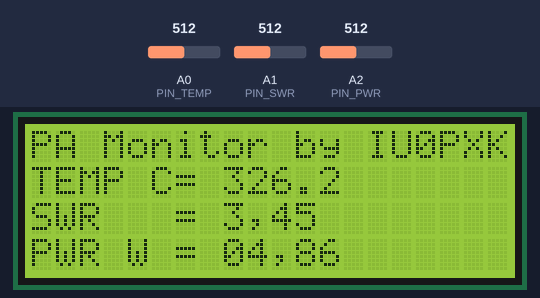
This program was run on a simulated Arduino Nano, built with avr-gcc and run on an emulated ATmega328P. Shown: 20×4 character LCD. The inputs (shaded band) are chosen by the test bench; at power-on: A0 (PIN_TEMP) = 512, A1 (PIN_SWR) = 512, A2 (PIN_PWR) = 512.

Above: at 1.2 s.
1.3 s: A0 (PIN_TEMP) set to 716
At 1.46 s:
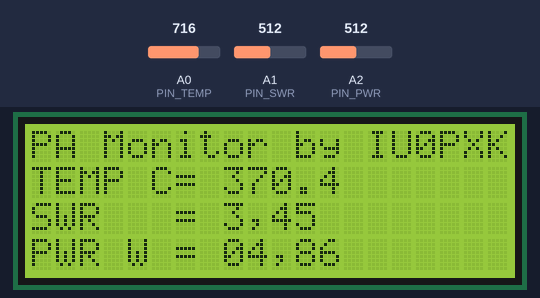
2.8 s: A1 (PIN_SWR) set to 716
At 4.28 s:
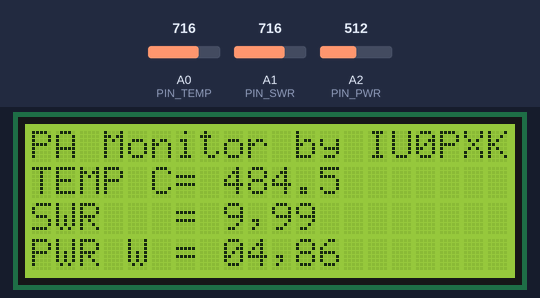
4.3 s: A2 (PIN_PWR) set to 716
At 5.16 s:
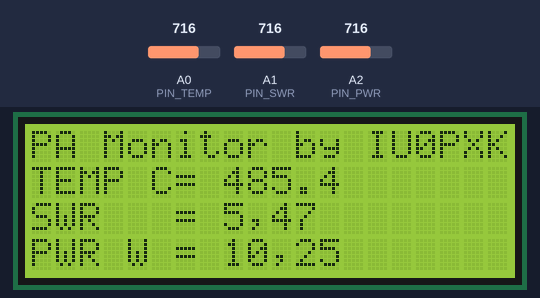
5.8 s: A0 (PIN_TEMP) set to 900
At 5.86 s:
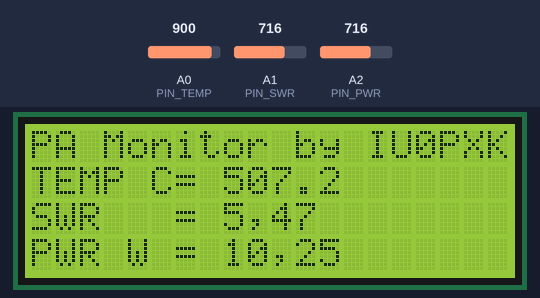
7.3 s: A1 (PIN_SWR) set to 900
At 8.78 s:
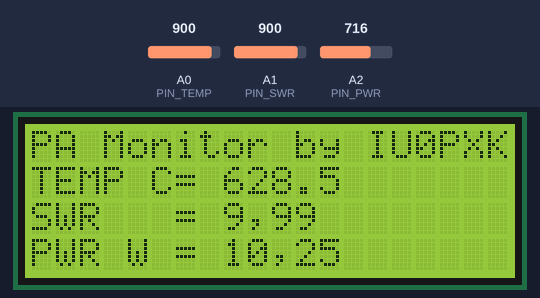
8.8 s: A2 (PIN_PWR) set to 900
At 10.9 s:
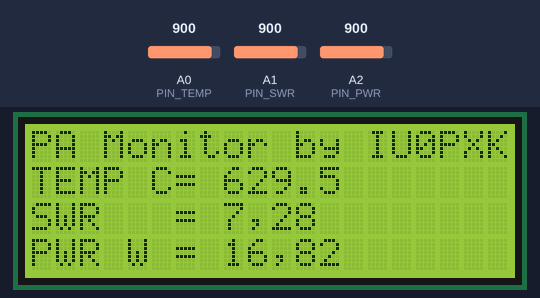

Measured:
- after the input at 1.3 s, the display: first changes at once (image 1 shows a later state)
- after the input at 5.8 s, the display: changes at once (image 4)

The program:

main.cpp
```cpp
/**
 * main.cpp
 * PA Monitor — PWR, SWR and temperature for Arduino Nano (ATmega328P)
 * New 20W PA by IU0PXK
 *
 * Improvements over the original version:
 *  - Symbolic constants for all magic numbers
 *  - ADC averaging on N samples to reduce noise
 *  - Non-blocking loop with millis() instead of delay()
 *  - LCD update only when values change (removes flicker)
 *  - Serial debug output controlled by #define DEBUG
 *  - Polynomial coefficients for PWR and SWR in dedicated structures
 *  - Well-separated, documented helper functions
 */

#include <Arduino.h>
#include <Wire.h>
#include <LiquidCrystal_I2C.h>
#include <math.h>
#include <stdio.h>

// ---------------------------------------------------------------------------
// Build-time options
// ---------------------------------------------------------------------------
// Uncomment to enable serial debug output
// #define DEBUG

// ---------------------------------------------------------------------------
// Hardware / ADC
// ---------------------------------------------------------------------------
static constexpr uint8_t  PIN_TEMP   = A0;
static constexpr uint8_t  PIN_SWR    = A1;
static constexpr uint8_t  PIN_PWR    = A2;

static constexpr uint16_t ADC_MAX    = 1023;
static constexpr float    VREF_MV    = 5000.0f;          // ADC reference voltage in mV
static constexpr float    ADC_MV_PER_STEP = VREF_MV / ADC_MAX;

static constexpr uint8_t  ADC_SAMPLES = 16;              // samples for averaging

// ---------------------------------------------------------------------------
// Temperature (LM35 or equivalent: Vout = 10 mV/°C, offset ~464 mV)
// ---------------------------------------------------------------------------
static constexpr float TEMP_OFFSET_MV   = 464.0f;        // mV at sensor 0 C
static constexpr float TEMP_MV_PER_DEG  = 6.25f;         // mV / °C
static constexpr float TEMP_FILTER_ALPHA = 0.15f;        // EMA: 0=frozen, 1=no filtering

// ---------------------------------------------------------------------------
// ADC offsets for FWD/REF channels (from calibration)
// ---------------------------------------------------------------------------
static constexpr float PWR_ADC_OFFSET_MV = 298.0f;       // FWD channel offset in mV
static constexpr float SWR_ADC_OFFSET_MV = 1288.0f;      // REF channel offset in mV

// ---------------------------------------------------------------------------
// Noise thresholds
// ---------------------------------------------------------------------------
static constexpr uint16_t RAW_PWR_NOISE_FLOOR = 8;       // raw ADC below which PWR = 0
static constexpr uint16_t RAW_SWR_NOISE_FLOOR = 4;       // raw ADC below which REF = 0
static constexpr float    PWR_MIN_WATTS        = 0.001f; // W below which value is considered zero
static constexpr float    EPS                  = 1e-6f;

// ---------------------------------------------------------------------------
// Display limits
// ---------------------------------------------------------------------------
static constexpr float PWR_MAX_DISPLAY = 99.995f;        // max W shown (format XX,XX)
static constexpr float SWR_MAX_DISPLAY = 9.995f;         // max SWR shown (format X,XX)

// ---------------------------------------------------------------------------
// Non-blocking loop timing
// ---------------------------------------------------------------------------
static constexpr uint32_t LOOP_INTERVAL_MS = 100;        // ms between updates

// ---------------------------------------------------------------------------
// Calibration polynomials
//   Form: y = c[0] + c[1]*x + c[2]*x^2 + ...
//   x = adjusted voltage in Volts
//
//   REPLACE with coefficients from calibration_fit.py
// ---------------------------------------------------------------------------
static constexpr float PWR_COEFFS[] = { 0.0f, 0.0f, 1.0f }; // quadratic placeholder
static constexpr int   PWR_DEG      = (sizeof(PWR_COEFFS) / sizeof(PWR_COEFFS[0])) - 1;

// For SWR, the physical method (gamma), but if regression is preferred
// uncomment the following block and comment out gamma calculation in loop.
// static constexpr float SWR_COEFFS[] = { 1.0f, 0.0f, 0.0f };
// static constexpr int   SWR_DEG      = (sizeof(SWR_COEFFS) / sizeof(SWR_COEFFS[0])) - 1;

// ---------------------------------------------------------------------------
// 20x4 I2C LCD object
// ---------------------------------------------------------------------------
static LiquidCrystal_I2C MyLCD(0x27, 20, 4);

// ---------------------------------------------------------------------------
// Persistent state
// ---------------------------------------------------------------------------
static float    temp_filtered_c        = 0.0f;
static bool     temp_filter_initialized = false;

// Cache previous values to update the LCD only when they change
static char     prev_temp_str[8]  = "";
static char     prev_swr_str[8]   = "";
static char     prev_pwr_str[8]   = "";

static uint32_t last_update_ms = 0;

// ---------------------------------------------------------------------------
// Helpers
// ---------------------------------------------------------------------------

/**
 * Run ADC averaging on @samples readings from pin @pin.
 * Returns the mean value (floating point).
 */
static float adcAverage(uint8_t pin, uint8_t samples) {
    uint32_t sum = 0;
    for (uint8_t i = 0; i < samples; ++i) {
        sum += analogRead(pin);
    }
    return static_cast<float>(sum) / samples;
}

/**
 * Evaluate the polynomial c[0] + c[1]*x + ... + c[deg]*x^deg
 * using Horner's method (efficient on MCU).
 */
static float evalPoly(float x, const float *c, int deg) {
    float y = c[deg];
    for (int i = deg - 1; i >= 0; --i) {
        y = y * x + c[i];
    }
    return y;
}

/**
 * Write @text on LCD row @row only if different from previous value.
 * @prev_buf must be a buffer of at least strlen(@text)+1 bytes.
 */
static void lcdUpdateLine(uint8_t row, const char *label, const char *value_str, char *prev_buf) {
    if (strcmp(value_str, prev_buf) == 0) return;    // no change, skip
    strncpy(prev_buf, value_str, 7);
    prev_buf[7] = '\0';

    MyLCD.setCursor(0, row);
    // Print label + value + padding to clear any leftover characters
    char line[21];
    snprintf(line, sizeof(line), "%-8s%-12s", label, value_str);
    MyLCD.print(line);
}

// ---------------------------------------------------------------------------
// setup / loop
// ---------------------------------------------------------------------------

void setup() {
    MyLCD.init();
    MyLCD.backlight();
    MyLCD.setCursor(0, 0);
    MyLCD.print("PA Monitor by IU0PXK");

#ifdef DEBUG
    Serial.begin(115200);
    Serial.println(F("PA Monitor DEBUG start"));
#endif
}

void loop() {
    // Non-blocking loop: run only when LOOP_INTERVAL_MS has elapsed
    uint32_t now = millis();
    if (now - last_update_ms < LOOP_INTERVAL_MS) return;
    last_update_ms = now;

    // -----------------------------------------------------------------------
    // 1. ADC read with averaging
    // -----------------------------------------------------------------------
    float raw_temp = adcAverage(PIN_TEMP, ADC_SAMPLES);
    float raw_swr  = adcAverage(PIN_SWR,  ADC_SAMPLES);
    float raw_pwr  = adcAverage(PIN_PWR,  ADC_SAMPLES);

    // -----------------------------------------------------------------------
    // 2. Temperature
    // -----------------------------------------------------------------------
    float temp_mV = raw_temp * ADC_MV_PER_STEP;
    float temp_c  = (temp_mV - TEMP_OFFSET_MV) / TEMP_MV_PER_DEG;

    if (!temp_filter_initialized) {
        temp_filtered_c = temp_c;
        temp_filter_initialized = true;
    } else {
        temp_filtered_c += TEMP_FILTER_ALPHA * (temp_c - temp_filtered_c);
    }

    // -----------------------------------------------------------------------
    // 3. Power (PWR) — polynomial regression
    // -----------------------------------------------------------------------
    float pwr_mV  = raw_pwr * ADC_MV_PER_STEP;
    float pwr_adj = pwr_mV - PWR_ADC_OFFSET_MV;
    float x_pwr   = pwr_adj / 1000.0f;              // scale to Volts for the polynomial

    float pwr_watts = evalPoly(x_pwr, PWR_COEFFS, PWR_DEG);

    // Fallback: if polynomial gives non-physical value, use empirical quadratic formula
    if (!isfinite(pwr_watts) || pwr_watts < 0.0f || pwr_watts > 200.0f) {
        pwr_watts = (pwr_adj * pwr_adj) / 1000000.0f;
    }

    // Noise threshold: below ADC floor, force zero
    if (raw_pwr < RAW_PWR_NOISE_FLOOR || pwr_watts < PWR_MIN_WATTS) {
        pwr_watts = 0.0f;
    }

    // -----------------------------------------------------------------------
    // 4. SWR — physical method (gamma = Vref / Vfwd)
    // -----------------------------------------------------------------------
    float swr_mV  = raw_swr * ADC_MV_PER_STEP;
    float swr_adj = swr_mV - SWR_ADC_OFFSET_MV;

    float swr_val = 1.0f;   // default: perfect SWR

    bool tx_active = (raw_pwr >= RAW_PWR_NOISE_FLOOR)
                  && (pwr_watts >= PWR_MIN_WATTS)
                  && (raw_swr  >= RAW_SWR_NOISE_FLOOR);

    if (tx_active) {
        float fwd = (pwr_adj > 0.0f) ? pwr_adj : 0.0f;
        float ref = (swr_adj > 0.0f) ? swr_adj : 0.0f;

        if (fwd > EPS) {
            float gamma = ref / fwd;
            gamma = constrain(gamma, 0.0f, 0.98f);
            swr_val = (1.0f + gamma) / (1.0f - gamma);
        }
    }

    if (!isfinite(swr_val) || swr_val < 1.0f) swr_val = 1.0f;
    if (swr_val > SWR_MAX_DISPLAY + 0.005f) swr_val = SWR_MAX_DISPLAY;

    // -----------------------------------------------------------------------
    // 5. Display string formatting
    // -----------------------------------------------------------------------
    char temp_str[8], swr_str[8], pwr_str[8];

    // Temperature: one decimal
    dtostrf(temp_filtered_c, 5, 1, temp_str);

    // SWR: X,XX
    {
        float sv = constrain(swr_val, 1.0f, SWR_MAX_DISPLAY);
        int isv = (int)sv;
        int dsv = (int)roundf((sv - isv) * 100.0f);
        if (dsv >= 100) { isv++; dsv = 0; }
        if (isv > 9)    { isv = 9; dsv = 99; }
        snprintf(swr_str, sizeof(swr_str), "%1d,%02d", isv, dsv);
    }

    // PWR: XX,XX
    {
        float pv = constrain(pwr_watts, 0.0f, PWR_MAX_DISPLAY);
        int ip = (int)pv;
        int dp = (int)roundf((pv - ip) * 100.0f);
        if (dp >= 100) { ip++; dp = 0; }
        if (ip > 99)   { ip = 99; dp = 99; }
        snprintf(pwr_str, sizeof(pwr_str), "%02d,%02d", ip, dp);
    }

    // -----------------------------------------------------------------------
    // 6. LCD update (only if values changed)
    // -----------------------------------------------------------------------
    lcdUpdateLine(1, "TEMP C= ", temp_str, prev_temp_str);
    lcdUpdateLine(2, "SWR   = ", swr_str,  prev_swr_str);
    lcdUpdateLine(3, "PWR W = ", pwr_str,  prev_pwr_str);

    // -----------------------------------------------------------------------
    // 7. Serial debug (only if #define DEBUG is active)
    // -----------------------------------------------------------------------
#ifdef DEBUG
    Serial.print(F("raw_pwr="));  Serial.print(raw_pwr);
    Serial.print(F(" pwr_mV="));  Serial.print(pwr_mV);
    Serial.print(F(" pwr_adj=")); Serial.print(pwr_adj);
    Serial.print(F(" pwr_W="));   Serial.print(pwr_watts);
    Serial.print(F(" | raw_swr=")); Serial.print(raw_swr);
    Serial.print(F(" swr_mV="));  Serial.print(swr_mV);
    Serial.print(F(" swr_adj=")); Serial.print(swr_adj);
    Serial.print(F(" swr="));     Serial.println(swr_val);
#endif
}
```
